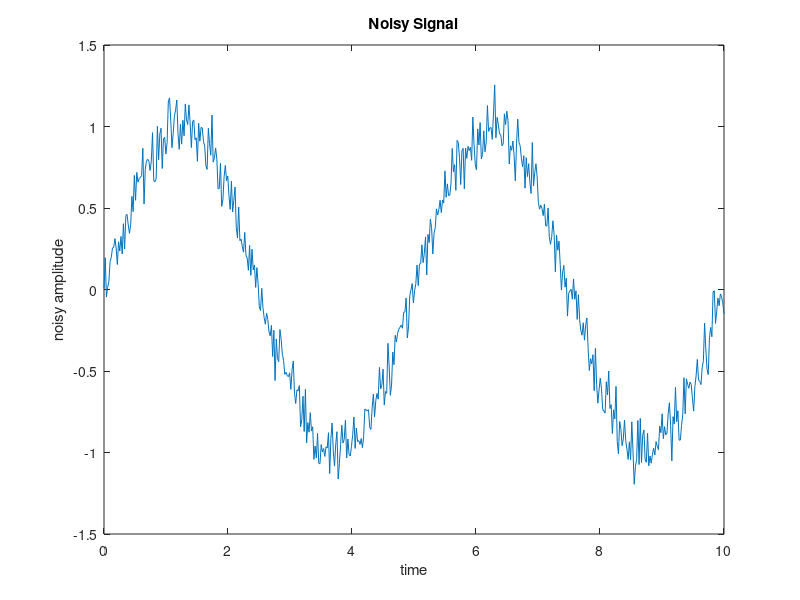

The MATLAB script that drew this image:
% Jason Vong
% ME 203, Section 1001, 1101
% 11/3/2021
% Polyfit, rand and noise

clear all; clc; format compact; 

%%
x=1:6;
y=[1 22 50 62 97 110];
P=polyfit(x,y,1);
y1=polyval(P,x);
plot(x,y,'o',x,y1,'g')
rms(y1) %rms error

%% interpolation
time=[0 1 2 3 4 5];
temp1=[0 20 60 68 77 110];
temp2=[0 25 62 67 82 103];
temp3=[0 52 90 91 93 96];
i1=interp1(time,temp1,3.6)
i2=interp1(time,temp2,3.6)
i3=interp1(time,temp3,3.6)

%%
clc,clear;
r1=6*rand(1,10);
r2=round(r1+.5)
r3=ceil(r1)
r4=fix(r1+1)
r5=floor(r1+1)
xc=[1 2 3 4 5 6];
hist(r2,xc);

%% Noisy Simulation
clc,clear;
t=linspace(0,10,512);
S=sin(t*2*pi/5);
N=0.1*randn(size(t));
X=S+N;
SNR=20*log10(std(S)/std(N));
plot(t,X);
xlabel('time');
ylabel('noisy amplitude');
title('Noisy Signal');